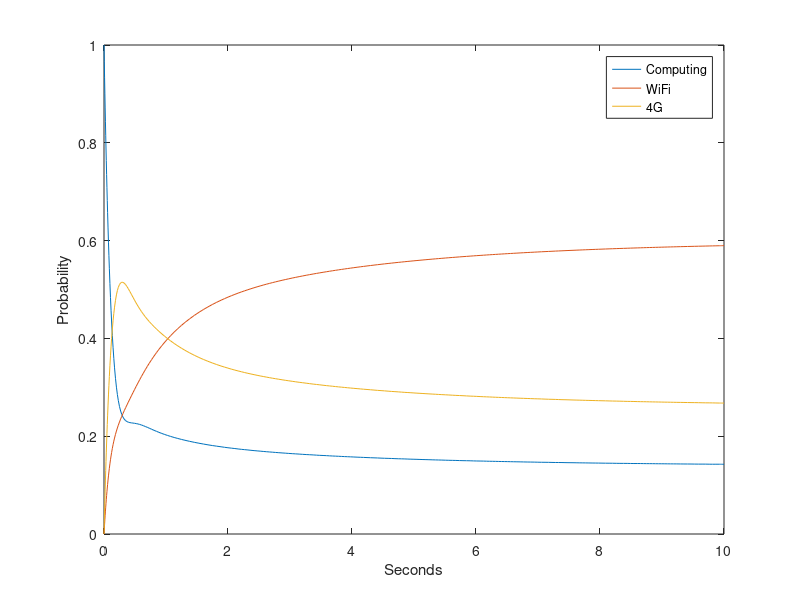
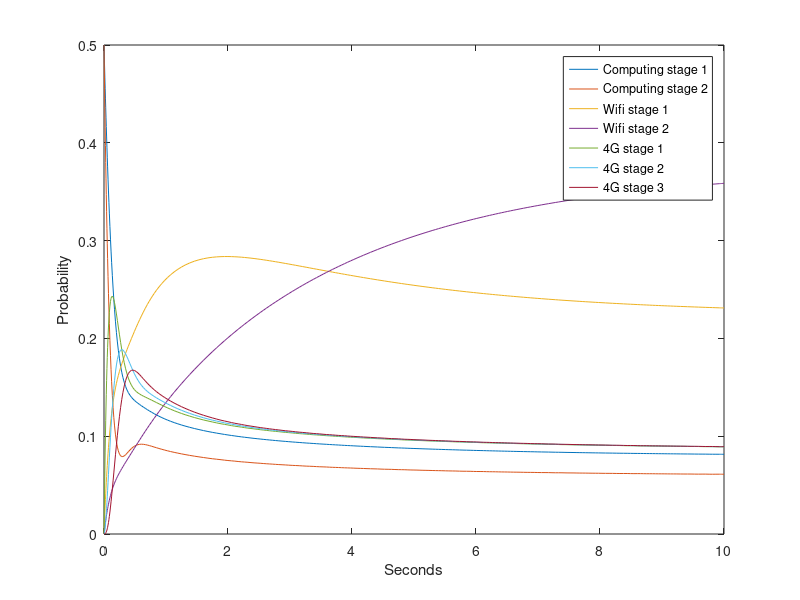

Reproduce these figures in MATLAB, in order.
clear variables;
clc;

% Choice probability
pW = 0.3;
pM = 0.7;
% HyperExp - Computing constants
Cl1 = 5;
Cl2 = 10;
Cp = 0.4;
% HyperExp - Wifi constants
Wl1 = 1;
Wl2 = 0.2;
Wp = 0.75;
% Erlang - 4G constants
Ml = 8;
Ms = 3;

%      s1   s2  s3  s4  s5  s6  s7
Q = [  -Cl1*pW*Wp-Cl1*pW*(1-Wp)-Cl1*pM,    0, Cl1*pW*Wp, Cl1*pW*(1-Wp),Cl1*pM,  0,  0;             %s1
       0,-Cl2*pW*Wp-Cl2*pW*(1-Wp)-Cl2*pM, Cl2*pW*Wp, Cl2*pW*(1-Wp),Cl2*pM,  0,  0;             %s2
     Wl1*Cp,  Wl1*(1-Cp),-Wl1*Cp-Wl1*(1-Cp),      0,     0,  0,  0;             %s3
     Wl2*Cp,  Wl2*(1-Cp),      0,-Wl2*Cp-Wl2*(1-Cp),     0,  0,  0;             %s4
       0,    0,      0,      0,   -Ml, Ml,  0;             %s5
       0,    0,      0,      0,     0, -Ml, Ml;             %s6
      Ml*Cp,   Ml*(1-Cp),      0,      0,     0,  0,  -Ml*Cp-Ml*(1-Cp);];           %s7
  
%                   s1  s2 s3 s4 s5 s6 s7
p0 =             [0.5, 0.5, 0, 0, 0, 0, 0];
alphaComputing =    [1, 1, 0, 0, 0, 0, 0];
alphaWiFi =         [0, 0, 1, 1, 0, 0, 0];
alpha4G =           [0, 0, 0, 0, 1, 1, 1];

%      s1 s2 s3 s4 s5 s6 s7
Ex = [ 0, 0, 0, 0, 0, 0, 0;
       0, 0, 0, 0, 0, 0, 0;
       1, 1, 0, 0, 0, 0, 0;
       1, 1, 0, 0, 0, 0, 0;
       0, 0, 0, 0, 0, 0, 0;
       0, 0, 0, 0, 0, 0, 0;
       1, 1, 0, 0, 0, 0, 0;];

[t, Sol] = ode45(@(t,x) Q'*x, [0 10], p0');

%% Compute the system throughput
X = 0;
for i=1:length(Sol(end,:))
    multiplier = 0;
    for j=1:length(Ex(:,end))
        % In Mathlab "~=" means "!="
        if j ~= i
            multiplier = multiplier + Q(i,j)*Ex(i,j);
        end
    end
    if multiplier ~= 0
        X = X + Sol(end,i)*multiplier;
    end
end
fprintf("Throughput: %f\n", X);

%% Compute the probability of being Computing, WiFi or 4G
fprintf("Steady state probabilities:\n Computing: %f\n WiFi: %f\n 4G: %f\n", Sol(end,1)+Sol(end,2), Sol(end,4)+Sol(end,3), Sol(end,5)+Sol(end,6)+Sol(end,7));

figure('Name', 'Probability of the states','NumberTitle','off');
plot(t, Sol(:,1)+Sol(:,2), t, Sol(:,4)+Sol(:,3), t, Sol(:,5)+Sol(:,6)+Sol(:,7), "-");
legend("Computing", "WiFi", "4G");
xlabel('Seconds') ;
ylabel('Probability') ;

figure('Name', 'Probability of the stages','NumberTitle','off');
plot(t, Sol, "-");
legend("Computing stage 1", "Computing stage 2", "Wifi stage 1", "Wifi stage 2", "4G stage 1", "4G stage 2", "4G stage 3");
xlabel('Seconds') ;
ylabel('Probability') ;
